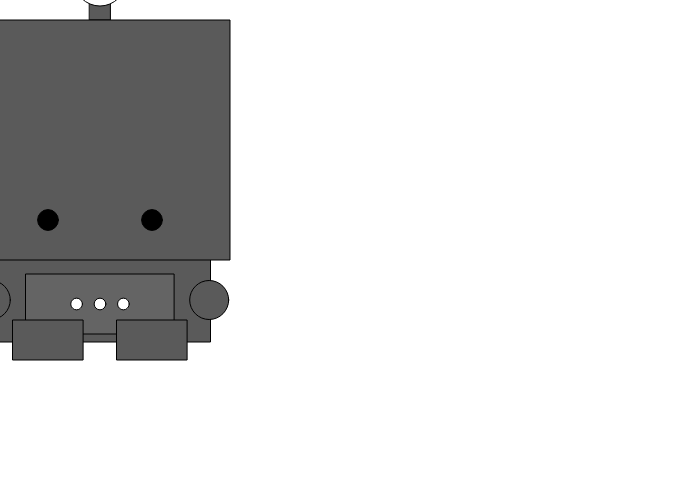
Frame 1 (no input)
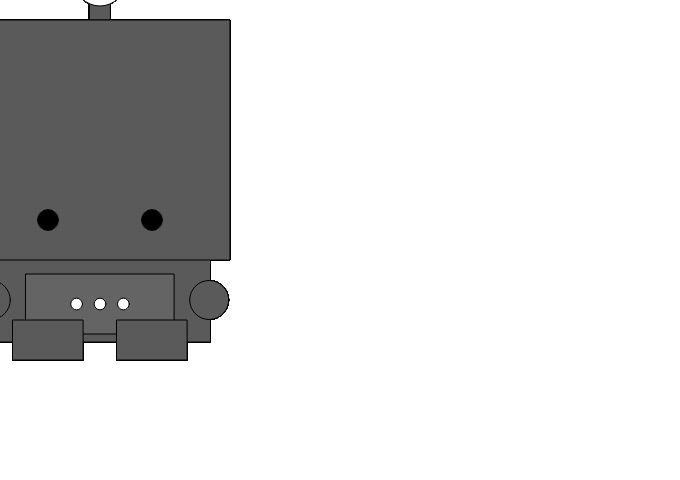
Frame 60 (no input)
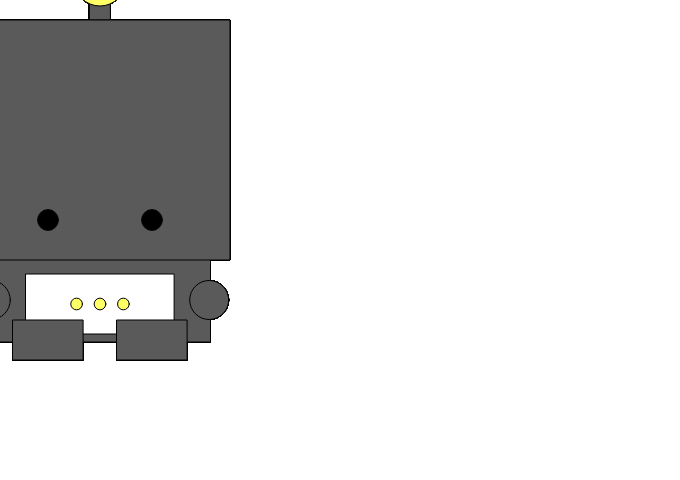
Frame 120 (the mouse pressed at the canvas centre since frame 60)

The p5.js sketch that drew these frames (run headless with seeded random() and noise() and a simulated clock; from frame 60 on, the mouse is pressed at the canvas centre):

// p5.js sketch
// ── sketch.js
var xPosition = 40;
var yPosition = 460;
var robot1;
function setup() {
  createCanvas(680, 480);
  robot1 = new Robot();
  robot1.setup(100, 100, 260, 400);
}

function draw() {
  robot1.draw(mouseIsPressed);
}

// ── robot.js
function Robot() {
  this.x = 0;
  this.y = 0;
  this.width = 100;
  this.height = 100;
  this.setup = function (x, y, width, height) {
    this.x = x;
    this.y = y;
    this.width = width;
    this.height = height;
  }

  this.draw = function (isOn) {
    stroke(0);
    fill(100);
    rectMode(CENTER);

    this.drawBody(isOn);
    this.drawHead(isOn);
    this.drawArms();
    this.drawLegs();
  }

  this.drawHead = function(isOn) {
    fill(90);
    rect(this.x, this.y - this.height * 0.25, this.width * 0.08, this.height * 0.1 );
    rect(this.x, this.y + this.height * 0.1, this.width, this.height * 0.6);
    if (isOn) {
      fill(255, 255, 102);
    } else {
      fill(255);
    }

    ellipse(this.x, this.y - this.height * 0.3, this.width * 0.2, this.width * 0.2);

    // eyes
    fill(0);
    var eyeSize = this.width*0.08;
    ellipse(this.x+this.width*0.2, this.y+this.height*0.3, eyeSize, eyeSize);
    ellipse(this.x-this.width*0.2, this.y+this.height*0.3, eyeSize, eyeSize);
  }

  this.drawBody = function (isOn) {
    fill(90);
    rect(this.x, this.y+this.height*0.5, this.width*0.85, this.height*0.21);

    if (isOn) {
      fill(255);
    } else {
      fill(100);
    }

    var controllerHeight = this.y + this.height * 0.51;
    var controllerDotSize = this.width * 0.045;
    rect(this.x, controllerHeight, this.width * 0.57, this.height*0.15);

    if (isOn) {
      fill(255, 255, 102);
    } else {
      fill(255);
    }

    ellipse(this.x - this.width*0.09, controllerHeight, controllerDotSize, controllerDotSize);
    ellipse(this.x + this.width*0.09, controllerHeight, controllerDotSize, controllerDotSize);
    ellipse(this.x, controllerHeight, controllerDotSize, controllerDotSize);
  }

  this.drawArms = function () {
    fill(90);
    var armGap = this.width*0.42;
    var armSize = this.width * 0.15;
    ellipse(this.x - armGap, this.y + this.height*0.5, armSize, armSize);
    ellipse(this.x + armGap, this.y + this.height*0.5, armSize, armSize);
  }

  this.drawLegs = function () {
    fill(90);
    var legGap = this.width * 0.2;
    var legYPos = this.height * 0.6;
    var legWidth = this.width * 0.27;
    var legHeight = this.height * 0.1;
    rect(this.x-legGap, this.y + legYPos, legWidth, legHeight);
    rect(this.x+legGap, this.y + legYPos, legWidth, legHeight);
  }
}
